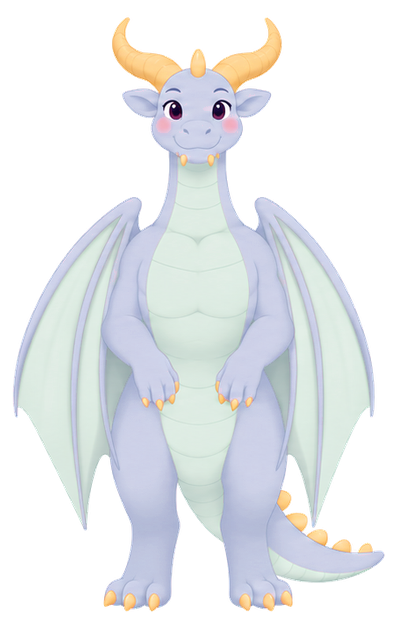
#> input picture assets/images/dragon-blue/grown/anim-idle.png, 397 x 624 px, found by its file name
$ python breathing-idle.py
#> lines starting #> are read from the running program, lines starting #| are printed output that depends on the picture
#> in main, img is the input picture: PIL image 397x624 RGBA; mean R, G, B, A 103.5, 106.4, 108.7, 123.1
"""
Make a smooth resting loop for the teen and grown dragons from one drawing.

Their generated idle strips are four separate drawings, so played back the whole
body jumps. This bends the first drawing a little each frame instead: the chest
rises and widens, the head tips, the wings and tail drift, and the eyes blink.
Writes `anim-idle.webp` next to each `anim-idle.png` for both colours.

    python3 scripts/breathing-idle.py            # write the loops
    python3 scripts/breathing-idle.py --preview DIR   # also save contact sheets

Needs numpy, pillow, scipy.
"""

import math
import sys
from pathlib import Path

import numpy as np
from PIL import Image, ImageDraw, ImageFilter
from scipy.ndimage import map_coordinates

ROOT = Path(__file__).resolve().parent.parent / 'assets' / 'images'
FRAMES = 54
FRAME_MS = 66
BLINK_AT = 36
BLINK = [0.55, 1.0, 1.0, 0.5]

# Landmarks in pixels on each look's 624-high idle drawing.
LOOKS = {
    'grown': dict(
        cx=197, neck=172, chest=265, hips=430,
        eyes=[(162, 98, 184, 122), (208, 98, 232, 122)],
        wing_from=88, wing_band=(180, 540),
        tail=(262, 500),
        lift=4.0, widen=0.028, tilt=1.1, wing=2.6, tail_turn=2.2,
    ),
    'teen': dict(
        cx=232, neck=190, chest=270, hips=410,
        eyes=[(195, 96, 218, 127), (247, 96, 272, 127)],
        wing_from=52, wing_band=(140, 345),
        tail=(285, 455),
        lift=3.6, widen=0.03, tilt=1.2, wing=3.0, tail_turn=2.4,
    ),
}


def smooth(lo, hi, v):
    """0 at lo, 1 at hi, eased; lo may be above hi."""
    t = np.clip((v - lo) / (hi - lo), 0, 1)
    return t * t * (3 - 2 * t)


def closed_eyes(img, eyes, amount):
    """The drawing with its eyelids `amount` (0..1) of the way down."""
    if amount <= 0:
        return img
    out = img.copy()
    px = np.asarray(img).astype(float)
    for (x0, y0, x1, y1) in eyes:
        # Skin colour from just outside the eye; the darkest eye colour for the lash line.
        ring = np.concatenate([
            px[y0 - 5:y0 - 2, x0:x1].reshape(-1, 4),
            px[y0:y1, x0 - 5:x0 - 3].reshape(-1, 4),
            px[y0:y1, x1 + 3:x1 + 5].reshape(-1, 4),
        ])
        skin = tuple(int(v) for v in np.median(ring[:, :3], axis=0)) + (255,)
        inside = px[y0:y1, x0:x1, :3].reshape(-1, 3)
        dark = tuple(int(v) for v in inside[inside.sum(axis=1).argmin()]) + (255,)

        k = 6  # draw big, shrink for soft edges
        w, h = (x1 - x0 + 8) * k, (y1 - y0 + 8) * k
        lid_bottom = (4 + (y1 - y0) * amount) * k
        mask = Image.new('L', (w, h), 0)
        m = ImageDraw.Draw(mask)
        m.ellipse([2 * k, 2 * k, w - 2 * k, h - 2 * k], fill=255)
        m.rectangle([0, lid_bottom, w, h], fill=0)
        patch = Image.new('RGBA', (w, h), skin)
        d = ImageDraw.Draw(patch)
        # The lash line sits on the lid's edge and curves like a closed, smiling eye.
        sag = 3.2 * k * amount
        d.arc(
            [3.5 * k, lid_bottom - 2 * sag - 1.2 * k, w - 3.5 * k, lid_bottom],
            20, 160, fill=dark, width=int(1.7 * k),
        )
        lash = Image.new('L', (w, h), 0)
        ImageDraw.Draw(lash).arc(
            [3.5 * k, lid_bottom - 2 * sag - 1.2 * k, w - 3.5 * k, lid_bottom],
            20, 160, fill=255, width=int(1.7 * k),
        )
        mask = Image.fromarray(np.maximum(np.asarray(mask), np.asarray(lash)))
        mask = mask.filter(ImageFilter.GaussianBlur(k * 0.5))
        small = patch.resize((w // k, h // k), Image.LANCZOS)
        small_mask = mask.resize((w // k, h // k), Image.LANCZOS)
        # Never paint outside the dragon.
        alpha = img.crop((x0 - 4, y0 - 4, x0 - 4 + w // k, y0 - 4 + h // k)).split()[3]
        small_mask = Image.fromarray(
            (np.asarray(small_mask).astype(float) * np.asarray(alpha) / 255).astype(np.uint8)
        )
        out.paste(small, (x0 - 4, y0 - 4), small_mask)
    return out


def frame(img, p, i):
    """One frame of the loop; `i` is the frame number for the blink."""
#> called with i = 0
    blink = BLINK[i - BLINK_AT] if BLINK_AT <= i < BLINK_AT + len(BLINK) else 0
    src = np.asarray(closed_eyes(img, p['eyes'], blink)).astype(float)
    # Premultiply so soft edges do not pick up fringe colour when bent.
    src[..., :3] *= src[..., 3:4] / 255
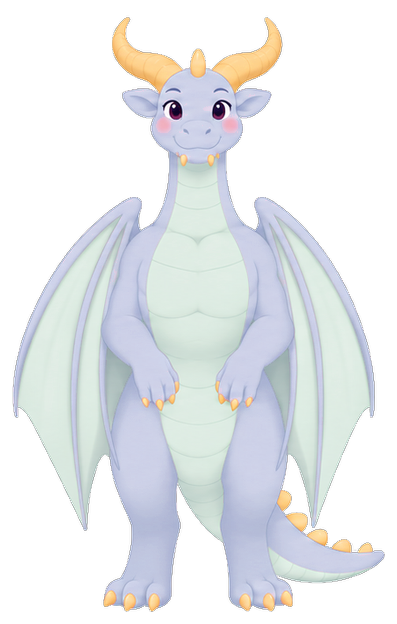
#> src: shape (624, 397, 4) float64; mean R, G, B, A 99.6, 102.5, 104.8, 123.1; transparent parts drawn white
    h, w = src.shape[:2]
#> h = 624; w = 397
    y, x = np.mgrid[0:h, 0:w].astype(float)
    phase = 2 * math.pi * i / FRAMES
    breath = (1 - math.cos(phase)) / 2

    sx, sy = x.copy(), y.copy()
    cx = p['cx']

    # Tail drifts around its base.
    tx, ty = p['tail']
    tail_w = smooth(tx, tx + 45, x) * smooth(ty - 25, ty + 25, y)
    a = math.radians(p['tail_turn']) * math.sin(phase + 2.0) * tail_w
    dx, dy = sx - tx, sy - ty
    sx = tx + dx * np.cos(a) + dy * np.sin(a)
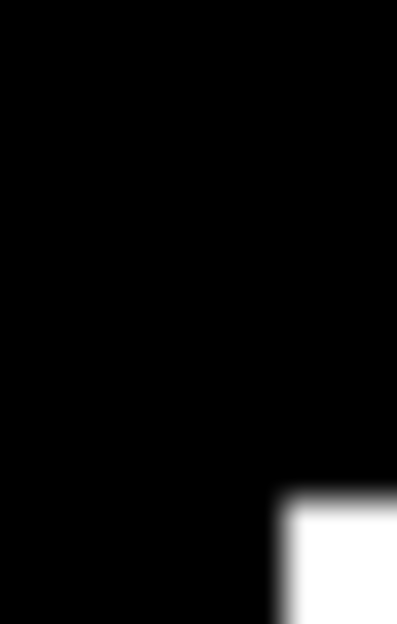
#> a: shape (624, 397) float64; min 0, max 0.0349, mean 0.00195; drawn with min black and max white
    sy = ty - dx * np.sin(a) + dy * np.cos(a)

    # Wings drift out and in, a beat behind the chest.
    top, bottom = p['wing_band']
    wing_w = smooth(p['wing_from'], p['wing_from'] + 70, np.abs(x - cx))
    wing_w *= smooth(top - 30, top + 30, y) * smooth(bottom + 30, bottom - 30, y)
    sx -= np.sign(x - cx) * p['wing'] * math.sin(phase - 0.9) * wing_w

    # Head tips around the base of the neck.
    head_w = smooth(p['neck'], p['neck'] - 45, y)
    a = math.radians(p['tilt']) * math.sin(phase + 0.6) * head_w
    dx, dy = sx - cx, sy - p['neck']
    sx = cx + dx * np.cos(a) + dy * np.sin(a)
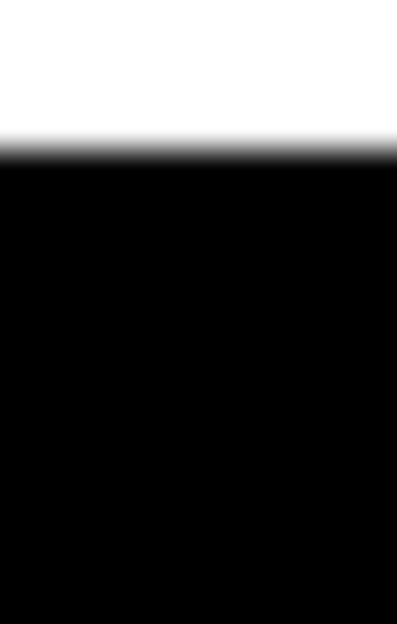
#> a: shape (624, 397) float64; min 0, max 0.0108, mean 0.00261; drawn with min black and max white
    sy = p['neck'] - dx * np.sin(a) + dy * np.cos(a)

    # Chest widens as it fills.
    swell = 1 + p['widen'] * breath * np.exp(-((y - p['chest']) / 70) ** 2)
    sx = cx + (sx - cx) / swell

    # Everything above the hips rises with the breath.
    sy += p['lift'] * breath * smooth(p['hips'], p['chest'], y)

    out = np.stack(
        [map_coordinates(src[..., c], [sy, sx], order=1, mode='constant', cval=0) for c in range(4)],
        axis=-1,
    )
    alpha = out[..., 3:4]
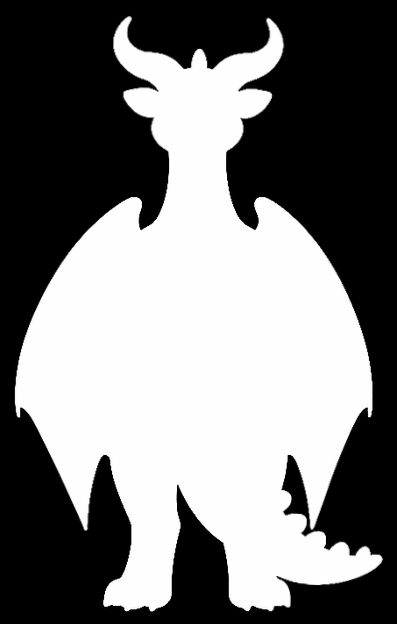
#> alpha: shape (624, 397, 1) float64; min 0, max 255, mean 122; drawn with min black and max white
    out[..., :3] = np.where(alpha > 0, out[..., :3] * 255 / np.maximum(alpha, 1e-6), 0)
    return Image.fromarray(np.clip(out, 0, 255).astype(np.uint8), 'RGBA')


def main():
    preview = Path(sys.argv[2]) if len(sys.argv) > 2 and sys.argv[1] == '--preview' else None
    for colour in ('dragon', 'dragon-blue'):
        for look, p in LOOKS.items():
            still = ROOT / colour / look / 'anim-idle.png'
            img = Image.open(still).convert('RGBA')
            frames = [frame(img, p, i) for i in range(FRAMES)]
#> in frame (call 6), `out[..., :3] = np.where(alpha > 0, out[..., :3] * 255 / np.maximum(alp..`:
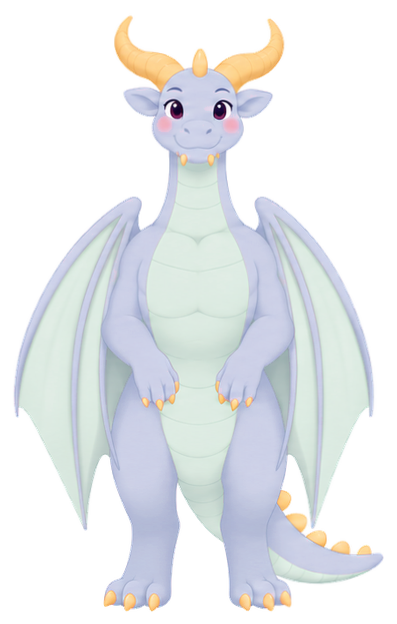
#> out: shape (624, 397, 4) float64; mean R, G, B, A 106.2, 109, 111.4, 122.8; transparent parts drawn white
#> in frame (call 7), `alpha = out[..., 3:4]`:
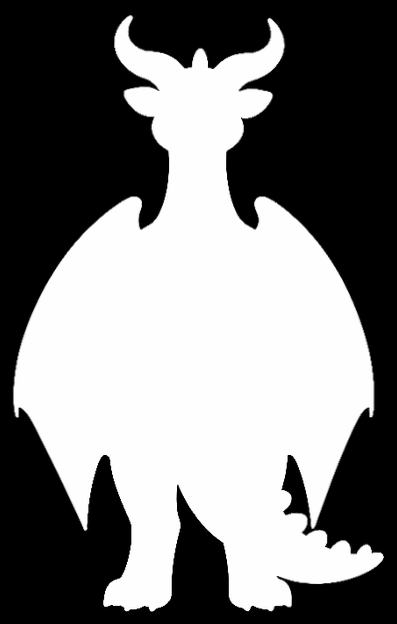
#> alpha: shape (624, 397, 1) float64; min 0, max 255, mean 123.1; drawn with min black and max white
#> in frame (call 7), `out[..., :3] = np.where(alpha > 0, out[..., :3] * 255 / np.maximum(alp..`:
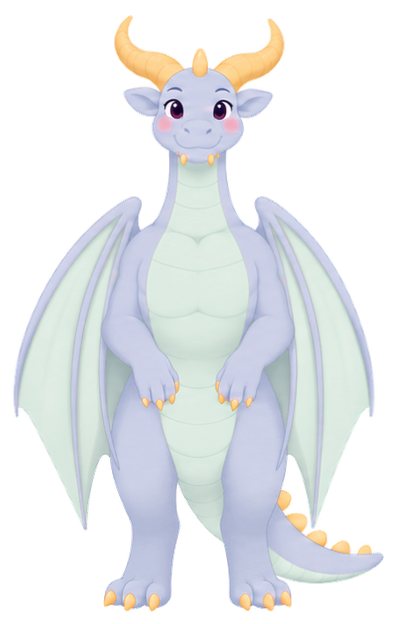
#> out: shape (624, 397, 4) float64; mean R, G, B, A 106.3, 109.2, 111.5, 123.1; transparent parts drawn white
#> frames = 54 items
            out = still.with_suffix('.webp')
            frames[0].save(
                out, save_all=True, append_images=frames[1:], duration=FRAME_MS, loop=0,
                lossless=False, quality=88, method=4, minimize_size=True,
            )
#> (the run stopped early here; a loop or call above may not have finished)
